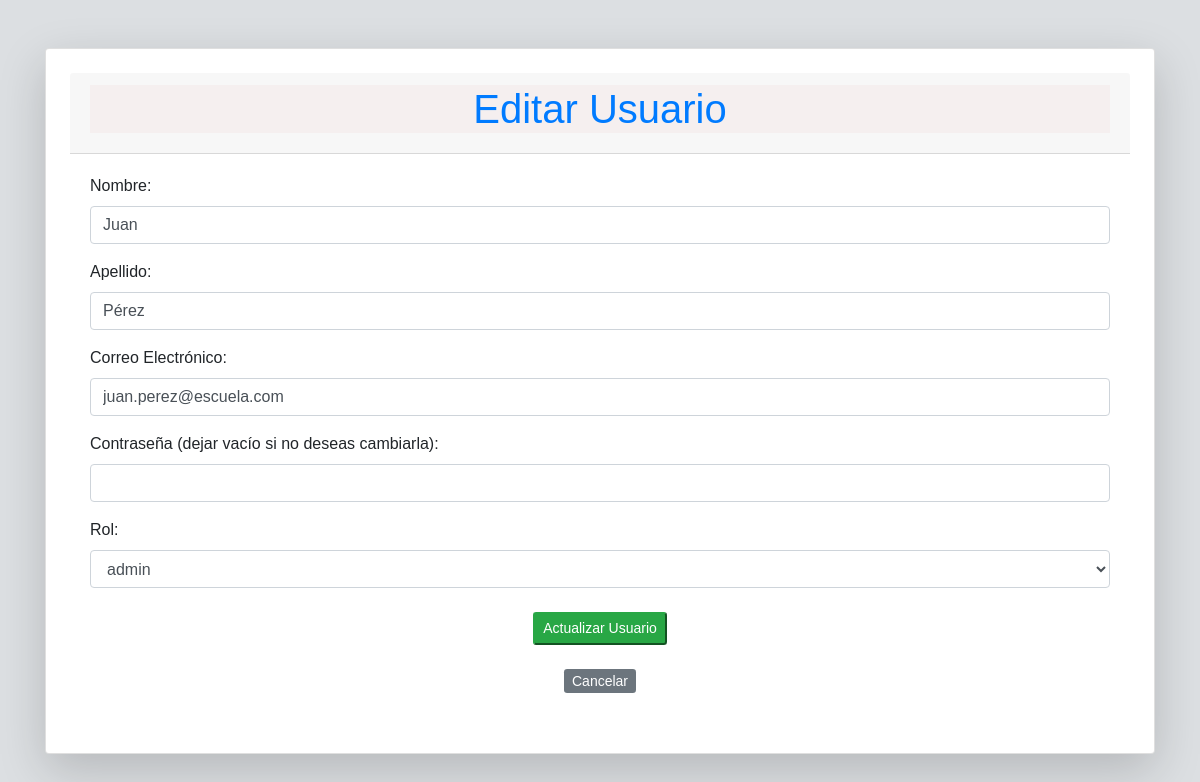
Screenshot of /routers/usuariosRouter.php?action=edit&id=1 with the database file from the repository.
### tables this page shows
CREATE TABLE usuarios (
    id_usuario INT AUTO_INCREMENT PRIMARY KEY,
    nombre VARCHAR(100) NOT NULL,
    apellido VARCHAR(100) NOT NULL,
    correo VARCHAR(100) NOT NULL UNIQUE,
    password VARCHAR(255) NOT NULL,
    id_rol INT NOT NULL,
    FOREIGN KEY (id_rol) REFERENCES roles(id_rol) ON DELETE RESTRICT
);

CREATE TABLE roles (
    id_rol INT AUTO_INCREMENT PRIMARY KEY,
    nombre VARCHAR(50) NOT NULL UNIQUE
);

### controllers/usuarioController.php (called while the page is built, shortened)
<?php
require_once(dirname(__FILE__) . '/../config/conf.php');
require_once(dirname(__FILE__) . '/../models/usuariosModel.php');
class UsuarioController
{
    private $usuario;
    public function __construct()
    {
        $database = new Conexion();
        $this->db = $database->Conectar();
        $this->usuario = new Usuario($this->db);
    }
    public function edit($id_usuario)
    {
        $this->usuario->id_usuario = $id_usuario;
        $this->usuario->get_usuario_by_id();
        $roles = $this->usuario->get_roles();
        include(dirname(__FILE__) . '/../views/usuario/updateUsuario.php');
    }
}
?>

### config/conf.php (called while the page is built, shortened)
<?php
class Conexion {
    private $host = "localhost";
    private $db = "escuela_sv";
    private $user = "root";
    private $pwd = "1234";
    public function Conectar() {
        $this->conn = null;
        try {
            $this->conn = new PDO("mysql:host=" . $this->host . ";dbname=" . $this->db, $this->user, $this->pwd);
            $this->conn->setAttribute(PDO::ATTR_ERRMODE, PDO::ERRMODE_EXCEPTION);
        } catch (PDOException $exec) {
            echo "Error en la conexión: " . $exec->getMessage();
        }
        return $this->conn;
    }
}
?>

### models/usuariosModel.php (called while the page is built, shortened)
<?php
class Usuario
{
    private $conn;
    private $table_name = "usuarios";
    public $id_usuario;
    public function __construct($db)
    {
        $this->conn = $db;
    }
    public function get_usuario_by_id()
    {
        $query = "SELECT * FROM " . $this->table_name . " WHERE id_usuario = :id_usuario";
        $result = $this->conn->prepare($query);
        $result->bindParam(":id_usuario", $this->id_usuario);
        $result->execute();
        $row = $result->fetch(PDO::FETCH_ASSOC);
        $this->nombre = $row['nombre'];
        $this->apellido = $row['apellido'];
        $this->correo = $row['correo'];
        $this->id_rol = $row['id_rol'];
    }
       public function get_roles()
       {
           $query = "SELECT id_rol, nombre FROM roles";
           $result = $this->conn->prepare($query);
           $result->execute();
           return $result->fetchAll(PDO::FETCH_ASSOC);
       }
}
?>

### views/usuario/updateUsuario.php (the view, shortened to what this page needs)
<!DOCTYPE html>
<html lang="es">
<head>
    <link rel="stylesheet" href="https://stackpath.bootstrapcdn.com/bootstrap/4.5.2/css/bootstrap.min.css">
    <link rel="stylesheet" href="../views/css/usuarioResponsive.css">
</head>
<body>
    <div class="container mt-5 mb-5">
        <div class="card shadow-lg p-4">
            <div class="card-header text-center">
                <h2 class="text-primary">Editar Usuario</h2>
            </div>
            <div class="card-body">
                <form action="../routers/usuariosRouter.php?action=edit&id=<?= $this->usuario->id_usuario ?>" method="POST">
                    <div class="form-group">
                        <label for="nombre">Nombre:</label>
                        <input type="text" class="form-control" name="nombre" value="<?= htmlspecialchars($this->usuario->nombre) ?>" required>
                    </div>
                    <div class="form-group">
                        <label for="apellido">Apellido:</label>
                        <input type="text" class="form-control" name="apellido" value="<?= htmlspecialchars($this->usuario->apellido) ?>" required>
                    </div>
                    <div class="form-group">
                        <label for="correo">Correo Electrónico:</label>
                        <input type="email" class="form-control" name="correo" value="<?= htmlspecialchars($this->usuario->correo) ?>" required>
                    </div>
                    <div class="form-group">
                        <label for="password">Contraseña (dejar vacío si no deseas cambiarla):</label>
                        <input type="password" class="form-control" name="password">
                    </div>
                    <div class="form-group">
                        <label for="id_rol">Rol:</label>
                        <select class="form-control" name="id_rol" required>
                            <?php foreach ($roles as $rol): ?>
                                <option value="<?= $rol['id_rol'] ?>" <?= $rol['id_rol'] == $this->usuario->id_rol ? 'selected' : '' ?>>
                                    <?= htmlspecialchars($rol['nombre']) ?>
                                </option>
                            <?php endforeach; ?>
                    </select>
                    </div>
                    <div class="form-group text-center mt-4">
                        <button type="submit" class=" btn-success btn-sm mx-2">Actualizar Usuario</button><br><br>
                        <a href="../routers/usuariosRouter.php" class=" btn-secondary btn-sm">Cancelar</a>
                    </div>
                </form>
            </div>
        </div>
    </div>
</body>
</html>

### views/css/usuarioResponsive.css (style rules this page uses)
body { font-family: Arial, sans-serif; background-color: #dcdfe2; }
h2, h4 { background-color: rgb(245, 239, 239); text-align: center; color: #007bff; }
.form-control { font-size: 1em; }
@media (min-width: 1025px) and (max-width: 1200px) { h2 { font-size: 2.5em; } }

### rows the page displays
usuarios: nombre "Juan", apellido "Pérez", correo "juan.perez@escuela.com", id_rol "admin"
